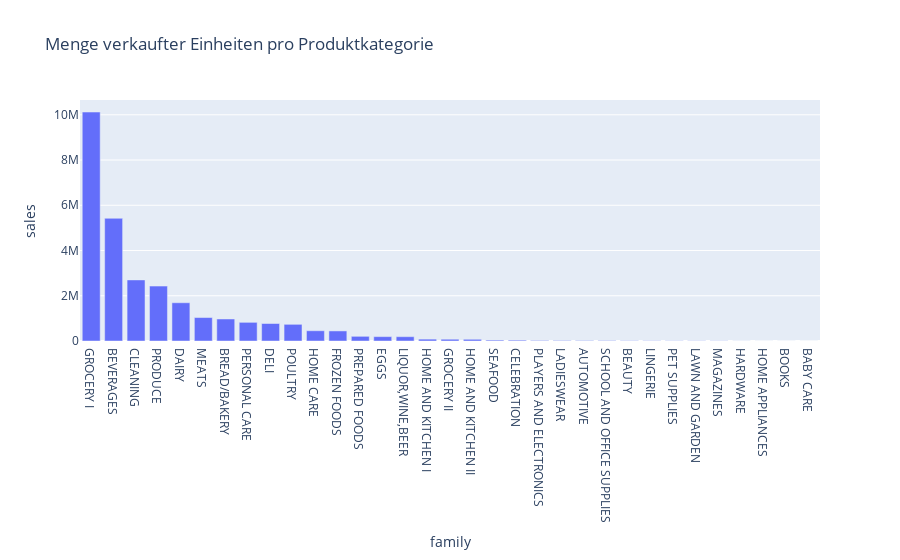

This figure's notebook cell:
### Markdown cell above
### Verschiedene Plots

### Code cell
fig = px.bar(df_grouped_products, x=df_grouped_products.index, y="sales", title="Menge verkaufter Einheiten pro Produktkategorie")
fig.show()

### Figure 1 — Plotly figure (JSON) as saved in the notebook; plotly's stock layout.template omitted (floating-point values rounded to 4 significant figures)
{"data": [{"alignmentgroup": "True", "hovertemplate": "family=%{x}<br>sales=%{y}<extra></extra>", "legendgroup": "", "marker": {"color": "#636efa", "pattern": {"shape": ""}}, "name": "", "offsetgroup": "", "orientation": "v", "showlegend": false, "textposition": "auto", "type": "bar", "x": ["GROCERY I", "BEVERAGES", "CLEANING", "PRODUCE", "DAIRY", "MEATS", "BREAD/BAKERY", "PERSONAL CARE", "DELI", "POULTRY", "HOME CARE", "FROZEN FOODS", "PREPARED FOODS", "EGGS", "LIQUOR,WINE,BEER", "HOME AND KITCHEN I", "GROCERY II", "HOME AND KITCHEN II", "SEAFOOD", "CELEBRATION", "PLAYERS AND ELECTRONICS", "LADIESWEAR", "AUTOMOTIVE", "SCHOOL AND OFFICE SUPPLIES", "BEAUTY", "LINGERIE", "PET SUPPLIES", "LAWN AND GARDEN", "MAGAZINES", "HARDWARE", "HOME APPLIANCES", "BOOKS", "BABY CARE"], "xaxis": "x", "y": [10120000.0, 5424434, 2700334, 2428000.0, 1691412, 1037000.0, 973200.0, 825048, 773300.0, 737500.0, 453522, 445000.0, 207000.0, 193274, 190695, 82359, 78266, 75537, 39880.0, 37252, 23875, 22148, 19578, 18947, 12959, 10408, 9478, 8670, 7858, 2541, 1092, 291, 0], "yaxis": "y"}], "layout": {"barmode": "relative", "legend": {"tracegroupgap": 0}, "title": {"text": "Menge verkaufter Einheiten pro Produktkategorie"}, "xaxis": {"anchor": "y", "domain": [0, 1], "title": {"text": "family"}}, "yaxis": {"anchor": "x", "domain": [0, 1], "title": {"text": "sales"}}}}
